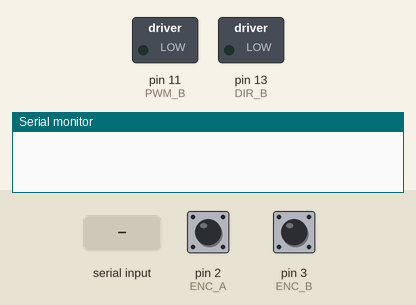
A sketch run on a simulated Arduino Uno, built with avr-gcc and run on an emulated ATmega328P. On the bench: switched loads named in the sketch (green lamp = pin HIGH), the last lines printed to the serial monitor. The inputs (shaded band) are chosen by the test bench; at power-on: pin 2 (ENC_A) HIGH, pin 3 (ENC_B) HIGH.

Above: at 1.2 s.
1.3 s: "A" received over Serial
At 2.8 s:
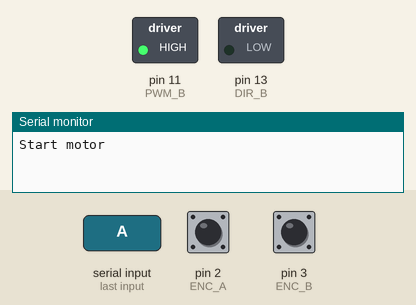
3.3 s: "C" received over Serial
At 3.9 s:
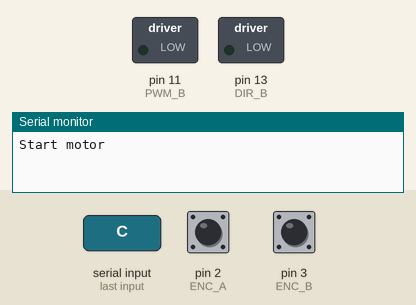
Timing chart, 0 to 6.3 s (numbered marks = the images above; inputs shaded):
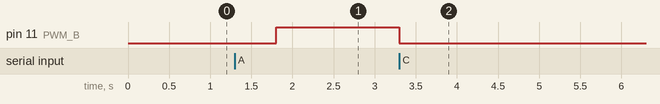

Measured:
- after the input at 1.3 s, pin 11 (PWM_B): LOW → HIGH after 0.50 s
- after the input at 3.3 s, pin 11 (PWM_B): HIGH → LOW at once

The sketch:

motor_speed_test.ino
```cpp
// Define hardware pins
#define ENC_A 2   //Encoder A
#define ENC_B 3   //Encoder B
#define PPR 211.2 //Encoder pulses per revolution
#define PPR_A 52.8 //Pulse A per rev
#define DIR_B 13 //Motor Direction
#define PWM_B 11 //Motor PWM
#define BRK_B 8  //Motor Break


//Global Variables
double motor_rpm;
int enc_count,enc_count_memory;
double start_time;
double pulseA_ti, pulseA_tf, pulseA_time, pulse_interval;
int valA, valB;
char input;

void setup() {
  Serial.begin(9600);  // Begins Serial communication

  //Encoder Setup
  pinMode(ENC_A, INPUT_PULLUP);
  pinMode(ENC_B, INPUT_PULLUP);
  attachInterrupt(digitalPinToInterrupt(ENC_A), pulseA, CHANGE);
  attachInterrupt(digitalPinToInterrupt(ENC_B), pulseB, CHANGE);

  //Motor Setup
  pinMode(PWM_B, OUTPUT);
  pinMode(DIR_B, OUTPUT);
  digitalWrite(PWM_B,LOW);  // Breaks Motor

  start_time = micros();
}

void loop(){
  input = Serial.read();
  calc_motor_rpm();
  if(input == 'A'){
    delay(500);
    digitalWrite(PWM_B,HIGH);
    Serial.println("Start motor");
  }
  else if(input == 'B'){
    Serial.print(millis());
    Serial.print(',');
    Serial.println(motor_rpm);
  }
  else if(input == 'C'){
    digitalWrite(PWM_B,LOW);
  }
}

void calc_motor_rpm(){
  if(pulseA_tf > pulseA_ti){
    pulse_interval = pulseA_tf - pulseA_ti;
    motor_rpm = double(1000000/(pulse_interval))/PPR_A*60.00;
  }
  else if(enc_count == enc_count_memory){
    motor_rpm = 0;
  }
}

//Encoder interrupts
void pulseA() {
  enc_count_memory = enc_count;
  pulseA_time = micros();
  valA = digitalRead(ENC_A);
  valB = digitalRead(ENC_B);

  if(valA == HIGH){  // A Rise
    pulseA_ti = pulseA_time;
    if(valB == LOW){enc_count ++;}  // CW
    else{enc_count --;}  // CCW
  }
  else{  // A fall
    pulseA_tf = pulseA_time;
    if(valB == HIGH){enc_count ++;}  // CW
    else{enc_count --;}  //CCW
  }
}

void pulseB() {
  enc_count_memory = enc_count;
  valA = digitalRead(ENC_A);
  valB = digitalRead(ENC_B);

  if(valB == HIGH){  // B rise
    if(valA == HIGH){enc_count ++;}  // CW
    else{enc_count --;}  // CCW
  }
  else{  //B fall
    if(valA == LOW){enc_count ++;}  // CW
    else{enc_count --;}  // CCW
  }
}
```
